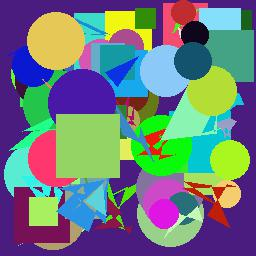
#> input picture mock_dataset/val/images/image_0.jpg, 256 x 256 px; its folder holds 4 pictures in this run
$ python inspect_data.py
#> lines starting #> are read from the running program, lines starting #| are printed output that depends on the picture
import cv2
import matplotlib.pyplot as plt

for i in range(0, 6):
    image_path = f'./val/images/image_{i}.jpg'
    mask_path = f'./val/masks/image_{i}.png'

    img = cv2.imread(image_path)
#> img is the input picture: shape (256, 256, 3); mean B, G, R 126.5, 123.1, 108.4
    mask = cv2.imread(mask_path, cv2.IMREAD_GRAYSCALE)  # Read mask in grayscale
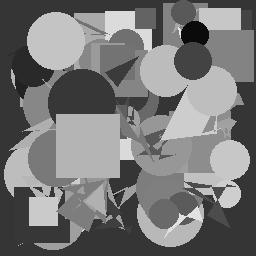
#> mask: shape (256, 256); min 0, max 254, mean 119.1

    # Show image and mask side by side
    fig, ax = plt.subplots(1, 2)
    ax[0].imshow(cv2.cvtColor(img, cv2.COLOR_BGR2RGB))  # Convert BGR to RGB for display
    ax[0].set_title('Image')

    # Display mask with a colormap
    ax[1].imshow(mask, cmap='jet', interpolation='nearest')  # 'jet' colormap or choose any other
    ax[1].set_title('Mask')
    plt.show()
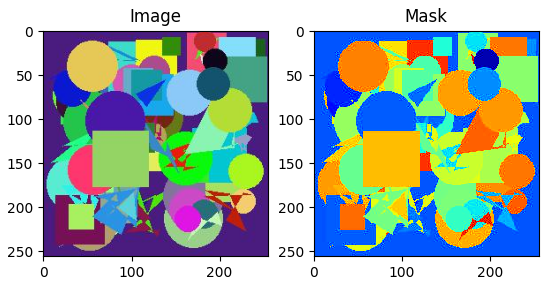
#> figure drawn by matplotlib, 2 panels
#> pass 2 of the loop `for i in range(0, 6):`:
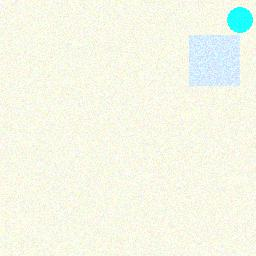
#> input picture mock_dataset/val/images/image_1.jpg, 256 x 256 px
#> img is the input picture: shape (256, 256, 3); mean B, G, R 232.3, 247.9, 245.2
#> `mask = cv2.imread(mask_path, cv2.IMREAD_GRAYSCALE)`:
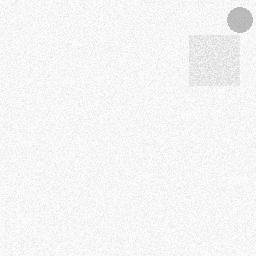
#> mask: shape (256, 256); min 166, max 255, mean 245.5
#> `plt.show()`:
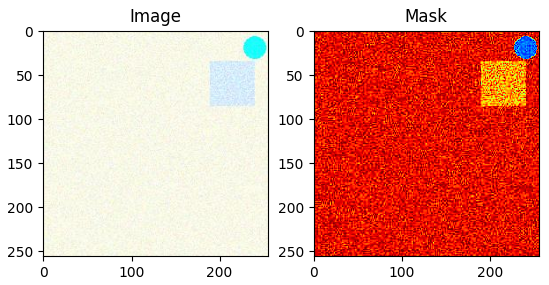
#> figure drawn by matplotlib, 2 panels
#> (the run stopped early here; a loop or call above may not have finished)
